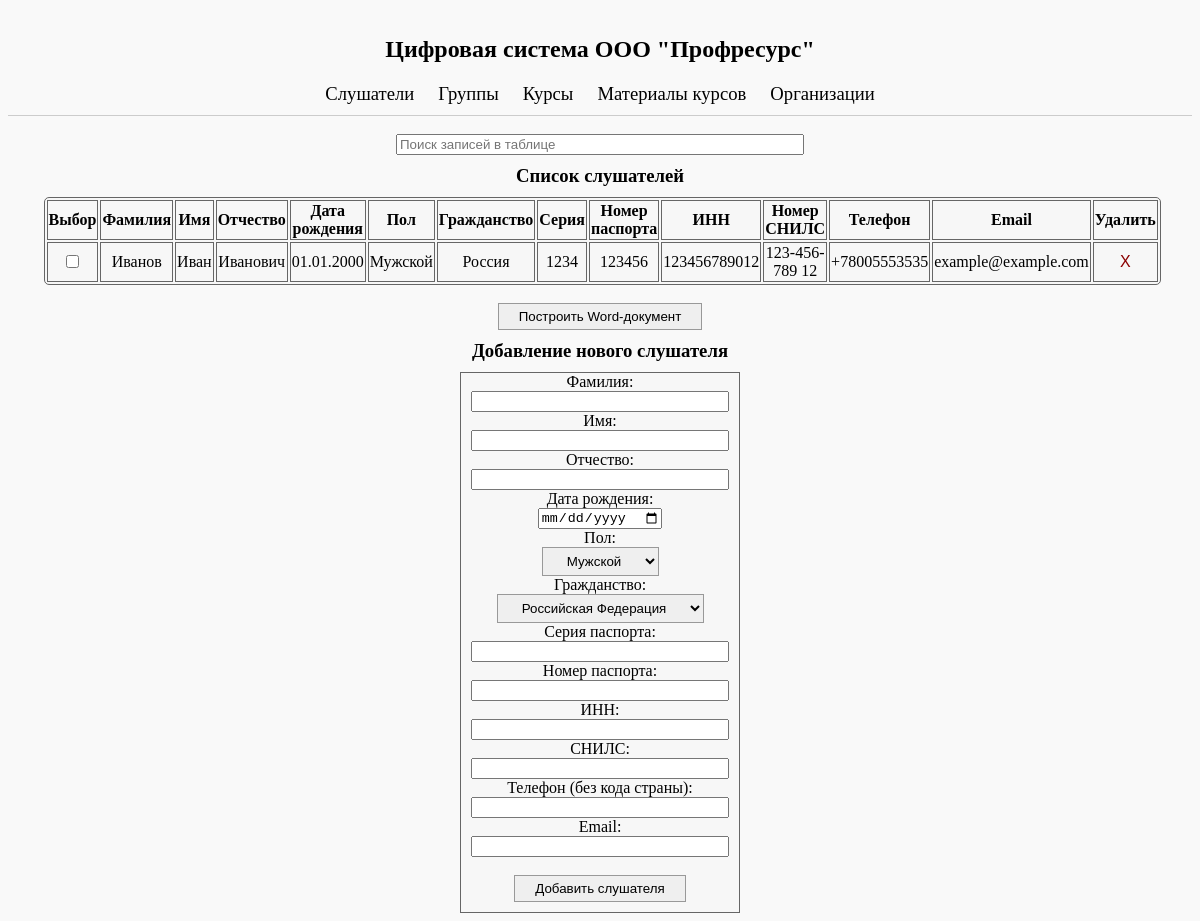
The page / on the database its author committed.
### main/models.py (models this page shows)
class Слушатели(models.Model):
    Фамилия = models.CharField(max_length=100, null=False)
    Имя = models.CharField(max_length=100, null=False)
    Отчество = models.CharField(max_length=100, blank=True, null=True)
    Дата_рождения = models.DateField(null=False)
    Пол = models.ForeignKey(Пол, on_delete=models.SET_NULL, null=True)
    Серия_паспорта = models.CharField(max_length=10, blank=True, null=True)
    Номер_паспорта = models.CharField(max_length=20, blank=True, null=False)
    Гражданство = models.ForeignKey(Страны, on_delete=models.SET_NULL, null=True)
    Номер_СНИЛС = models.CharField(max_length=11, blank=True, null=True)
    ИНН = models.CharField(max_length=12, blank=True, null=True, unique=True)
    Телефон = models.CharField(max_length=10, blank=True, null=True)
    Email = models.EmailField(blank=True, null=True)

class Пол(models.Model):
    Название = models.CharField(max_length=20, unique=True)

class Страны(models.Model):
    Название = models.CharField(max_length=100, unique=True)
    Краткое_название = models.CharField(max_length=50, unique=True)
    Телефонный_код = models.CharField(max_length=10)

### main/views.py (the view, shortened to what this page needs)
# urls.py: path('', views.слушатели_view, name='student_list'),
def слушатели_view(request):
    return render(request, 'main/ListenerList.html', {
        'слушатели': Слушатели.objects.all(),
        'страны': Страны.objects.all(),
        'полы': Пол.objects.all(),
    })

### main/templates/main/ListenerList.html (shortened to what this page needs)
{% extends 'main/MainMenu.html' %}
{% block content %}
<h3>Список слушателей</h3>
<div>
    <table class="table" id="listener-table">
        <thead>
            <tr>
                <th>Выбор</th>
                <th>Фамилия</th>
                <th>Имя</th>
                <th>Отчество</th>
                <th>Дата рождения</th>
                <th>Пол</th>
                <th>Гражданство</th>
                <th>Серия</th>
                <th>Номер паспорта</th>
                <th>ИНН</th>
                <th>Номер СНИЛС</th>
                <th>Телефон</th>
                <th>Email</th>
                <th>Удалить</th>
            </tr>
        </thead>
        <tbody>
            {% for слушатель in слушатели %}
                <tr data-id="{{ слушатель.id }}">
                    <td><input type="checkbox"></td>
                    <td>{{ слушатель.Фамилия }}</td>
                    <td>{{ слушатель.Имя }}</td>
                    <td>{{ слушатель.Отчество }}</td>
                    <td>{{ слушатель.Дата_рождения|date:"d.m.Y" }}</td>
                    <td>{{ слушатель.Пол.Название }}</td>
                    <td>{{ слушатель.Гражданство.Краткое_название }}</td>
                    <td>{{ слушатель.Серия_паспорта }}</td>
                    <td>{{ слушатель.Номер_паспорта }}</td>
                    <td>{{ слушатель.ИНН }}</td>
                    <td>{{ слушатель.Номер_СНИЛС }}</td>
                    <td>+{{ слушатель.Гражданство.Телефонный_код }}{{ слушатель.Телефон }}</td>
                    <td>{{ слушатель.Email }}</td>
                    <td>
                        <form method="post" action="{% url 'delete_listener' слушатель.id %}">
                            <button title="Удалить запись" type="submit" class="delete-button"
                               onclick="return confirm('Удалить эту запись?');">X</button>
                        </form>
                    </td>
                </tr>
             {% endfor %}
        </tbody>
    </table><br>
    <form method="post" action="{% url 'export_courses' %}">
            <button type="submit" name="Слушатели_DOCX">Построить Word-документ</button>
    </form>
    <h3>Добавление нового слушателя</h3>
    <form class="account-form" method="post" action="{% url 'student_list' %}">
        <label>Фамилия:</label><br>
        <input type="text" name="Фамилия" required><br>
        <label>Имя:</label><br>
        <input type="text" name="Имя" required><br>
        <label>Отчество:</label><br>
        <input type="text" name="Отчество"><br>
        <label>Дата рождения:</label><br>
        <input type="date" name="Дата_рождения" required><br>
        <label>Пол:</label><br>
        <select name="Пол">
            {% for пол in полы %}
                <option value="{{ пол.id }}">{{ пол.Название }}</option>
            {% endfor %}
        </select><br>
        <label>Гражданство:</label><br>
        <select name="Гражданство">
            {% for страна in страны %}
                <option value="{{ страна.id }}">{{ страна.Название }}</option>
            {% endfor %}
        </select><br>
        <label>Серия паспорта:</label><br>
        <input type="text" name="Серия_паспорта" ><br>
        <label>Номер паспорта:</label><br>
        <input type="text" name="Номер_паспорта" required><br>
        <label>ИНН:</label><br>
        <input type="text" name="ИНН" pattern="\d{12}" title="ИНН должен состоять из 12 цифр" required><br>
        <label>СНИЛС:</label><br>
        <input type="text" name="Номер_СНИЛС" pattern="\d{3}-\d{3}-\d{3} \d{2}" title="Формат: XXX-XXX-XXX XX"><br>
        <label>Телефон (без кода страны):</label><br>
        <input type="text" name="Телефон" pattern="\d{10}" title="Телефон должен состоять из 10 цифр" required><br>
        <label>Email:</label><br>
        <input type="email" name="Email" pattern="[^@]+@[^@]+\.[^@]+" title="Формат: email@example.com" ><br><br>
        <button type="submit">Добавить слушателя</button>
    </form>
</div>
{% endblock %}

### main/static/main/style.css (style rules this page uses)
body { font-family: "Calibri Light"; text-align: center; align-content: center; background-color: #f9f9f9; }
table { margin-left: 3%; width: 94%; border-radius: 5px; background-color: #f7f7f7; border: 1px solid #666666; }
th, td { border: 1px solid #666666; }
.account-form { background-color: #f7f7f7; display: inline-block; border: 1px solid #666666; padding-left: 10px; padding-bottom: 10px; padding-right: 10px; }
button, select { text-align: center; border: solid 1px; border-color: #999999; padding-left: 20px; padding-top: 5px; padding-bottom: 5px; padding-right: 20px; margin: 0; }
button, select:hover { cursor: pointer; }
.delete-button { background: none; border: none; color: darkred; cursor: pointer; font-size: 12pt; padding: 0; }
input[type="text"] { margin: 0; width: 250px; }
input[type="email"] { margin: 0; width: 250px; }
h2, h3, p { margin: 10px; }
label { margin: 0; }

### rows shown on the page
Слушатели: Фамилия "Иванов", Имя "Иван", Отчество "Иванович", Дата_рождения "01.01.2000", Пол.Название "Мужской", Гражданство.Краткое_название "Россия", Серия_паспорта "1234", Номер_паспорта "123456", ИНН "123456789012", Номер_СНИЛС "123-456-789 12", Гражданство.Телефонный_код "7", Телефон "8005553535", Email "example@example.com"

### other values the page prints
form field value "Мужской"
form field value "Российская Федерация"
